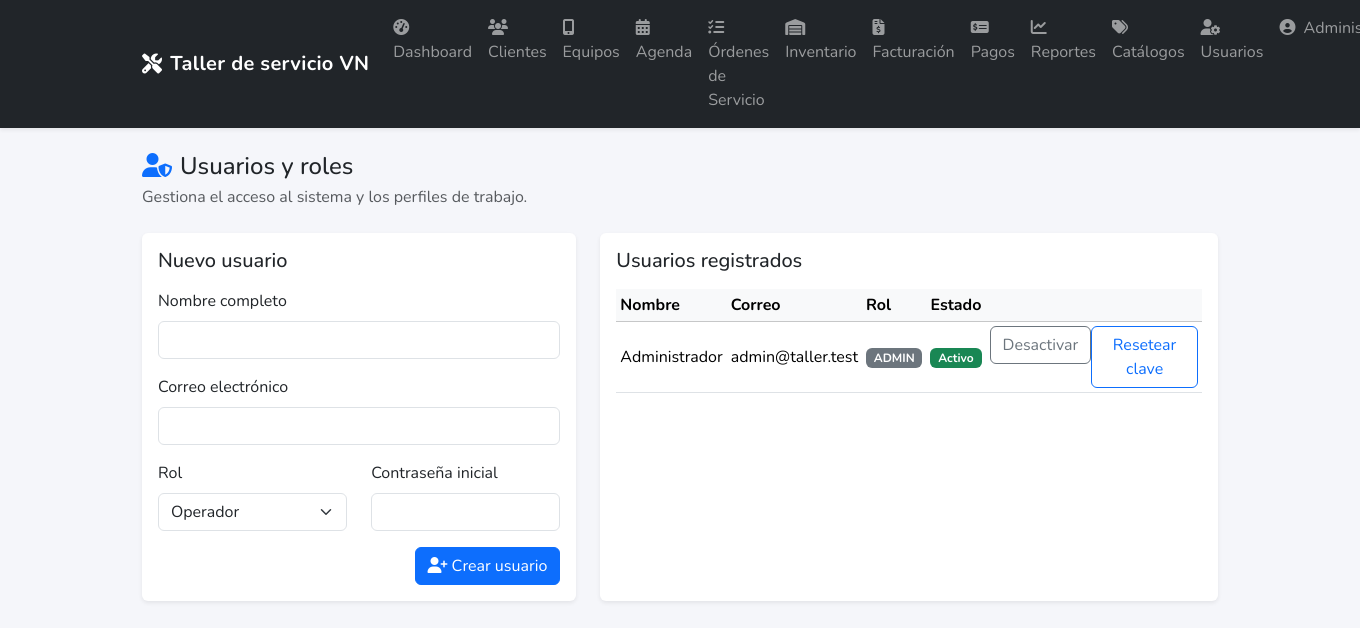
/usuarios (signed in), run on the app's committed database.
### tables this page shows
CREATE TABLE usuarios (
  id              BIGINT UNSIGNED PRIMARY KEY AUTO_INCREMENT,
  nombre          VARCHAR(120) NOT NULL,
  email           VARCHAR(160) NOT NULL UNIQUE,
  password_hash   VARCHAR(255) NOT NULL,
  rol             ENUM('ADMIN','OPERADOR','TECNICO') NOT NULL DEFAULT 'OPERADOR',
  activo          TINYINT(1) NOT NULL DEFAULT 1,
  created_at      DATETIME NOT NULL DEFAULT CURRENT_TIMESTAMP,
  updated_at      DATETIME NOT NULL DEFAULT CURRENT_TIMESTAMP ON UPDATE CURRENT_TIMESTAMP
);

### app/Core/Controller.php (called while the page is built, shortened)
<?php
abstract class Controller
{
    protected function view(string $view, array $data = []): void
    {
        extract($data);
        require __DIR__ . '/../views/' . $view . '.php';
    }
}

### app/Controllers/UsuarioController.php (called while the page is built, shortened)
<?php
class UsuarioController extends Controller
{
    public function index(): void
    {
        $usuarioModel = new Usuario();
        $formErrors = Session::get('form_errors', []);
        $this->view('usuarios/index', [
            'usuarios' => $usuarioModel->getAll(),
            'errors' => $formErrors['usuarios'] ?? [],
        ]);
    }
}

### public/index.php (called while the page is built, shortened)
<?php
require_once __DIR__ . '/../app/bootstrap.php';
$router = new Router();
$router->setNotFoundHandler([ErrorController::class, 'notFound']);
$router->get('/', [HomeController::class, 'index']);
$router->get('/login', [AuthController::class, 'showLoginForm']);
$router->post('/login', [AuthController::class, 'authenticate']);
$router->dispatch($_SERVER['REQUEST_URI'] ?? '/', $_SERVER['REQUEST_METHOD'] ?? 'GET');

### app/Core/Model.php (called while the page is built, shortened)
<?php
abstract class Model
{
    public function __construct(?string $table = null)
    {
        $this->db = Database::connection();
    }
}

### app/bootstrap.php (called while the page is built, shortened)
<?php
spl_autoload_register(function (string $class): void {
    $prefix = 'App\\';
    $baseDir = __DIR__ . '/';
    $len = strlen($prefix);
    $relativeClass = substr($class, $len);
    $file = $baseDir . str_replace('\\', '/', $relativeClass) . '.php';
});

### app/config/config.php (called while the page is built)
<?php
return [
    'app' => [
        'name' => 'Sistema de Taller de Servicio Técnico',
        'base_url' => 'http://localhost'
    ],
    'database' => [
        'driver' => 'mysql',
        'host' => 'localhost',
        'port' => 3306,
        'database' => 'taller_servicio',
        'username' => 'root',
        'password' => '',
        'charset' => 'utf8mb4',
        'collation' => 'utf8mb4_unicode_ci',
        'options' => [
            \PDO::ATTR_ERRMODE => \PDO::ERRMODE_EXCEPTION,
            \PDO::ATTR_DEFAULT_FETCH_MODE => \PDO::FETCH_ASSOC,
            \PDO::ATTR_EMULATE_PREPARES => false,
        ],
    ],
];

### app/Core/Database.php (called while the page is built, shortened)
<?php
class Database
{
    private static ?PDO $connection = null;
    public static function connection(): PDO
    {
        if (self::$connection === null) {
            $config = require __DIR__ . '/../config/config.php';
            $db = $config['database'];
            $dsn = sprintf(
                '%s:host=%s;port=%d;dbname=%s;charset=%s',
                $db['driver'],
                $db['host'],
                $db['port'],
                $db['database'],
                $db['charset']
            );
            try {
                self::$connection = new PDO(
                    $dsn,
                    $db['username'],
                    $db['password'],
                    $db['options']
                );
            } catch (PDOException $e) {
                throw new PDOException('Error de conexión a la base de datos: ' . $e->getMessage(), (int) $e->getCode());
            }
        }
        return self::$connection;
    }
}

### app/Models/Usuario.php (called while the page is built, shortened)
<?php
class Usuario extends Model
{
    public function getAll(): array
    {
        $stmt = $this->db->query('SELECT id, nombre, email, rol, activo, created_at FROM usuarios ORDER BY nombre');
        return $stmt->fetchAll(PDO::FETCH_ASSOC);
    }
}

### app/views/usuarios/index.php (the view, shortened to what this page needs)
<?php
$usuarios = $usuarios ?? [];
?>
<div class="d-flex align-items-center justify-content-between mb-4">
    <div>
        <h1 class="h4 mb-1"><i class="fa-solid fa-user-shield me-2 text-primary"></i>Usuarios y roles</h1>
        <p class="text-muted mb-0">Gestiona el acceso al sistema y los perfiles de trabajo.</p>
    </div>
</div>
<div class="row g-4">
    <div class="col-lg-5">
        <div class="card border-0 shadow-sm h-100">
            <div class="card-body">
                <h2 class="h5 mb-3">Nuevo usuario</h2>
                <form action="/usuarios" method="POST" class="row gy-3">
                    <div class="col-12">
                        <label for="nombre" class="form-label">Nombre completo</label>
                        <input type="text" id="nombre" name="nombre" class="form-control" required>
                    </div>
                    <div class="col-12">
                        <label for="email" class="form-label">Correo electrónico</label>
                        <input type="email" id="email" name="email" class="form-control" required>
                    </div>
                    <div class="col-md-6">
                        <label for="rol" class="form-label">Rol</label>
                        <select id="rol" name="rol" class="form-select" required>
                            <option value="OPERADOR">Operador</option>
                        </select>
                    </div>
                    <div class="col-md-6">
                        <label for="password" class="form-label">Contraseña inicial</label>
                        <input type="password" id="password" name="password" class="form-control" required>
                    </div>
                    <div class="col-12 d-flex justify-content-end">
                        <button type="submit" class="btn btn-primary"><i class="fa-solid fa-user-plus me-1"></i>Crear usuario</button>
                    </div>
                </form>
            </div>
        </div>
    </div>
    <div class="col-lg-7">
        <div class="card border-0 shadow-sm h-100">
            <div class="card-body">
                <h2 class="h5 mb-3">Usuarios registrados</h2>
                <div class="table-responsive">
                    <table class="table table-sm align-middle mb-0">
                        <thead class="table-light">
                        <tr>
                            <th>Nombre</th>
                            <th>Correo</th>
                            <th>Rol</th>
                            <th>Estado</th>
                            <th></th>
                        </tr>
                        </thead>
                        <tbody>
                        <?php if (empty($usuarios)): ?>
                            <tr>
                                <td colspan="5" class="text-center text-muted">No hay usuarios registrados.</td>
                            </tr>
                        <?php else: ?>
                            <?php foreach ($usuarios as $usuario): ?>
                                <tr>
                                    <td><?= htmlspecialchars($usuario['nombre'], ENT_QUOTES | ENT_SUBSTITUTE, 'UTF-8'); ?></td>
                                    <td><?= htmlspecialchars($usuario['email'], ENT_QUOTES | ENT_SUBSTITUTE, 'UTF-8'); ?></td>
                                    <td><span class="badge bg-secondary"><?= htmlspecialchars($usuario['rol'], ENT_QUOTES | ENT_SUBSTITUTE, 'UTF-8'); ?></span></td>
                                    <td><span class="badge bg-<?= $usuario['activo'] ? 'success' : 'secondary'; ?>"><?= $usuario['activo'] ? 'Activo' : 'Inactivo'; ?></span></td>
                                    <td class="text-end">
                                        <div class="btn-group btn-group-sm" role="group">
                                            <form action="/usuarios/<?= (int)$usuario['id']; ?>/toggle" method="POST">
                                                <button type="submit" class="btn btn-outline-secondary"><?= $usuario['activo'] ? 'Desactivar' : 'Activar'; ?></button>
                                            </form>
                                            <form action="/usuarios/<?= (int)$usuario['id']; ?>/reset" method="POST">
                                                <button type="submit" class="btn btn-outline-primary">Resetear clave</button>
                                            </form>
                                        </div>
                                    </td>
                                </tr>
                            <?php endforeach; ?>
                        <?php endif; ?>
                        </tbody>
                    </table>
                </div>
            </div>
        </div>
    </div>
</div>
<?php
require __DIR__ . '/../layouts/main.php';

### app/Core/Router.php (shortened to what this page needs)
<?php
class Router
{
    private array $routes = [];
    private ?string $currentGroupPrefix = null;
    private array $currentGroupMiddleware = [];
    public function group(array $options, callable $callback): void
    {
        $this->currentGroupPrefix = $options['prefix'] ?? null;
        $this->currentGroupMiddleware = $options['middleware'] ?? [];
        $this->currentGroupPrefix = null;
        $this->currentGroupMiddleware = [];
    }
    private function addRoute(string $method, string $path, array $handler): void
    {
        $uri = ($this->currentGroupPrefix ? rtrim($this->currentGroupPrefix, '/') : '') . '/' . ltrim($path, '/');
        $this->routes[] = [
            'method' => $method,
            'uri' => $uri,
            'handler' => $handler,
            'middleware' => $this->currentGroupMiddleware,
        ];
    }
    public function dispatch(string $uri, string $method): void
{
    $requestUri = rtrim(parse_url($uri, PHP_URL_PATH) ?? '/', '/') ?: '/';
    $requestMethod = strtoupper($method);
    foreach ($this->routes as $route) {
        $routeUri = rtrim($route['uri'], '/') ?: '/';
        $pattern = preg_replace('/{(\w+)}/', '(?P<$1>[^/]+)', $routeUri);
        if ($route['method'] === $requestMethod && preg_match("#^{$pattern}$#", $requestUri, $matches)) {
            [$controller, $action] = $route['handler'];
            $orderedParams = [];
            (new $controller())->$action(...$orderedParams);
            return;
        }
    }
}
}

### app/views/layouts/main.php (style rules this page uses)
:root { --bg-app:#f5f6fa; }
html,body { height:100% }
body { font-family:'Nunito', system-ui, -apple-system, Segoe UI, Roboto, "Helvetica Neue", Arial, "Noto Sans", "Apple Color Emoji","Segoe UI Emoji","Segoe UI Symbol", sans-serif; background:var(--bg-app); }

### data on the page
usuarios: nombre "Administrador", email "admin@taller.test", rol "ADMIN", activo "Activo"

### other printed values
$item['label'] "Dashboard"
$item['label'] "Clientes"
$item['label'] "Equipos"
$item['label'] "Agenda"
$item['label'] "Órdenes de Servicio"
$item['label'] "Inventario"
$item['label'] "Facturación"
$item['label'] "Pagos"
$item['label'] "Reportes"
$item['label'] "Catálogos"
$item['label'] "Usuarios"
